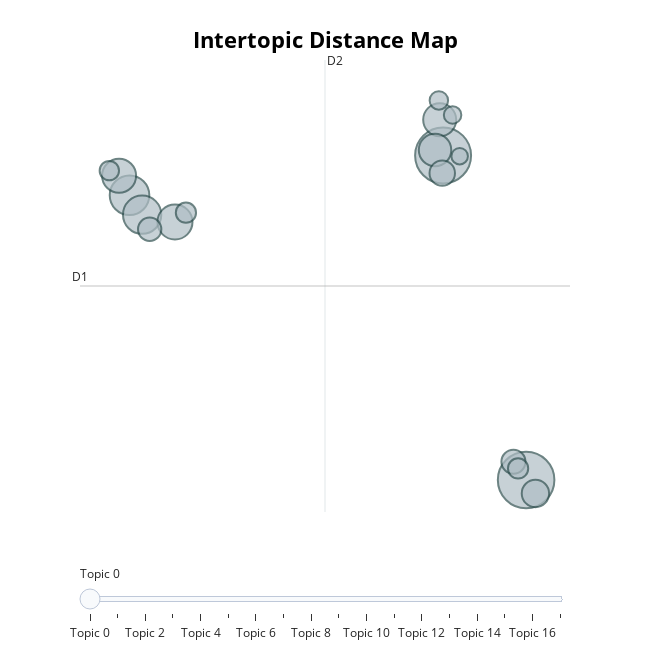

Notebook code cell kept with this figure:
### Markdown cell above
This graph shows the 2D representation of the clusters, where the y-axis is the first dimensionality and the x-axis the second dimensionality.

Use the slider to select a topic, which will then light up. Hovering over a topic will give the topic size and its label. If you hold and drag with your mouse pointer you can zoom into the map to analyze the cluster structure.

### Code cell
topic_model.visualize_topics(custom_labels=True)

### Figure 1 — Plotly figure (JSON) as saved in the notebook; plotly's stock layout.template omitted (floating-point values rounded to 4 significant figures)
{"data": [{"customdata": [[0, "Plastic Waste Recycling Solutions", 94], [1, "Industrial Heat Pump Integration", 92], [2, "Advanced Pyrolysis Biofuel Projects", 46], [3, "Sustainable Bioethanol Production Technology", 43], [4, "Innovative Water Treatment Membranes", 36], [5, "Sustainable Formic Acid Production", 34], [6, "Steel Production Pilot Project", 32], [7, "Energy-efficient spray drying innovations", 31], [8, "Concrete Recycling Innovations", 22], [9, "Energy Efficiency Software Development", 19], [10, "Circular Foam Materials Development", 17], [11, "Sustainable Bioaromatics Coatings", 16], [12, "Tire Recycling Innovations", 12], [13, "Energy-efficient spray drying processes", 12], [14, "Green Hydrogen Safety Standardization", 11], [15, "Innovation Roadmap for SME Efficiency", 10], [16, "Sustainable Metal Waste Processing", 9], [17, "Sustainable Coffee Roasting Technology", 8]], "hovertemplate": "<b>Topic %{customdata[0]}</b><br>%{customdata[1]}<br>Size: %{customdata[2]}", "legendgroup": "", "marker": {"color": "#B0BEC5", "line": {"color": "DarkSlateGrey", "width": 2}, "size": [94, 92, 46, 43, 36, 34, 32, 31, 22, 19, 17, 16, 12, 12, 11, 10, 9, 8], "sizemode": "area", "sizeref": 0.05875, "symbol": "circle"}, "mode": "markers", "name": "", "orientation": "v", "showlegend": false, "type": "scatter", "x": [7.154, 4.469, -5.671, -5.263, -4.201, -6.008, 4.359, 4.209, 7.455, 4.442, 6.744, -5.019, 6.895, -3.847, -6.324, 4.332, 4.776, 5.005], "xaxis": "x", "y": [-2.465, 4.804, 3.911, 3.478, 3.313, 4.348, 5.602, 4.926, -2.765, 4.407, -2.054, 3.152, -2.205, 3.522, 4.463, 6.035, 5.71, 4.786], "yaxis": "y"}], "layout": {"annotations": [{"showarrow": false, "text": "D1", "x": -7.272, "y": 1.88, "yshift": 10}, {"showarrow": false, "text": "D2", "x": 0.6503, "xshift": 10, "y": 6.941}], "height": 650, "hoverlabel": {"bgcolor": "white", "font": {"family": "Rockwell", "size": 16}}, "legend": {"itemsizing": "constant", "tracegroupgap": 0}, "margin": {"t": 60}, "shapes": [{"line": {"color": "#CFD8DC", "width": 2}, "type": "line", "x0": 0.6503, "x1": 0.6503, "y0": -3.18, "y1": 6.941}, {"line": {"color": "#9E9E9E", "width": 2}, "type": "line", "x0": -7.272, "x1": 8.573, "y0": 1.88, "y1": 1.88}], "sliders": [{"active": 0, "pad": {"t": 50}, "steps": [{"args": [{"marker.color": [["red", "#B0BEC5", "#B0BEC5", "#B0BEC5", "#B0BEC5", "#B0BEC5", "#B0BEC5", "#B0BEC5", "#B0BEC5", "#B0BEC5", "#B0BEC5", "#B0BEC5", "#B0BEC5", "#B0BEC5", "#B0BEC5", "#B0BEC5", "#B0BEC5", "#B0BEC5"]]}], "label": "Topic 0", "method": "update"}, {"args": [{"marker.color": [["#B0BEC5", "red", "#B0BEC5", "#B0BEC5", "#B0BEC5", "#B0BEC5", "#B0BEC5", "#B0BEC5", "#B0BEC5", "#B0BEC5", "#B0BEC5", "#B0BEC5", "#B0BEC5", "#B0BEC5", "#B0BEC5", "#B0BEC5", "#B0BEC5", "#B0BEC5"]]}], "label": "Topic 1", "method": "update"}, {"args": [{"marker.color": [["#B0BEC5", "#B0BEC5", "red", "#B0BEC5", "#B0BEC5", "#B0BEC5", "#B0BEC5", "#B0BEC5", "#B0BEC5", "#B0BEC5", "#B0BEC5", "#B0BEC5", "#B0BEC5", "#B0BEC5", "#B0BEC5", "#B0BEC5", "#B0BEC5", "#B0BEC5"]]}], "label": "Topic 2", "method": "update"}, {"args": [{"marker.color": [["#B0BEC5", "#B0BEC5", "#B0BEC5", "red", "#B0BEC5", "#B0BEC5", "#B0BEC5", "#B0BEC5", "#B0BEC5", "#B0BEC5", "#B0BEC5", "#B0BEC5", "#B0BEC5", "#B0BEC5", "#B0BEC5", "#B0BEC5", "#B0BEC5", "#B0BEC5"]]}], "label": "Topic 3", "method": "update"}, {"args": [{"marker.color": [["#B0BEC5", "#B0BEC5", "#B0BEC5", "#B0BEC5", "red", "#B0BEC5", "#B0BEC5", "#B0BEC5", "#B0BEC5", "#B0BEC5", "#B0BEC5", "#B0BEC5", "#B0BEC5", "#B0BEC5", "#B0BEC5", "#B0BEC5", "#B0BEC5", "#B0BEC5"]]}], "label": "Topic 4", "method": "update"}, {"args": [{"marker.color": [["#B0BEC5", "#B0BEC5", "#B0BEC5", "#B0BEC5", "#B0BEC5", "red", "#B0BEC5", "#B0BEC5", "#B0BEC5", "#B0BEC5", "#B0BEC5", "#B0BEC5", "#B0BEC5", "#B0BEC5", "#B0BEC5", "#B0BEC5", "#B0BEC5", "#B0BEC5"]]}], "label": "Topic 5", "method": "update"}, {"args": [{"marker.color": [["#B0BEC5", "#B0BEC5", "#B0BEC5", "#B0BEC5", "#B0BEC5", "#B0BEC5", "red", "#B0BEC5", "#B0BEC5", "#B0BEC5", "#B0BEC5", "#B0BEC5", "#B0BEC5", "#B0BEC5", "#B0BEC5", "#B0BEC5", "#B0BEC5", "#B0BEC5"]]}], "label": "Topic 6", "method": "update"}, {"args": [{"marker.color": [["#B0BEC5", "#B0BEC5", "#B0BEC5", "#B0BEC5", "#B0BEC5", "#B0BEC5", "#B0BEC5", "red", "#B0BEC5", "#B0BEC5", "#B0BEC5", "#B0BEC5", "#B0BEC5", "#B0BEC5", "#B0BEC5", "#B0BEC5", "#B0BEC5", "#B0BEC5"]]}], "label": "Topic 7", "method": "update"}, {"args": [{"marker.color": [["#B0BEC5", "#B0BEC5", "#B0BEC5", "#B0BEC5", "#B0BEC5", "#B0BEC5", "#B0BEC5", "#B0BEC5", "red", "#B0BEC5", "#B0BEC5", "#B0BEC5", "#B0BEC5", "#B0BEC5", "#B0BEC5", "#B0BEC5", "#B0BEC5", "#B0BEC5"]]}], "label": "Topic 8", "method": "update"}, {"args": [{"marker.color": [["#B0BEC5", "#B0BEC5", "#B0BEC5", "#B0BEC5", "#B0BEC5", "#B0BEC5", "#B0BEC5", "#B0BEC5", "#B0BEC5", "red", "#B0BEC5", "#B0BEC5", "#B0BEC5", "#B0BEC5", "#B0BEC5", "#B0BEC5", "#B0BEC5", "#B0BEC5"]]}], "label": "Topic 9", "method": "update"}, {"args": [{"marker.color": [["#B0BEC5", "#B0BEC5", "#B0BEC5", "#B0BEC5", "#B0BEC5", "#B0BEC5", "#B0BEC5", "#B0BEC5", "#B0BEC5", "#B0BEC5", "red", "#B0BEC5", "#B0BEC5", "#B0BEC5", "#B0BEC5", "#B0BEC5", "#B0BEC5", "#B0BEC5"]]}], "label": "Topic 10", "method": "update"}, {"args": [{"marker.color": [["#B0BEC5", "#B0BEC5", "#B0BEC5", "#B0BEC5", "#B0BEC5", "#B0BEC5", "#B0BEC5", "#B0BEC5", "#B0BEC5", "#B0BEC5", "#B0BEC5", "red", "#B0BEC5", "#B0BEC5", "#B0BEC5", "#B0BEC5", "#B0BEC5", "#B0BEC5"]]}], "label": "Topic 11", "method": "update"}, {"args": [{"marker.color": [["#B0BEC5", "#B0BEC5", "#B0BEC5", "#B0BEC5", "#B0BEC5", "#B0BEC5", "#B0BEC5", "#B0BEC5", "#B0BEC5", "#B0BEC5", "#B0BEC5", "#B0BEC5", "red", "#B0BEC5", "#B0BEC5", "#B0BEC5", "#B0BEC5", "#B0BEC5"]]}], "label": "Topic 12", "method": "update"}, {"args": [{"marker.color": [["#B0BEC5", "#B0BEC5", "#B0BEC5", "#B0BEC5", "#B0BEC5", "#B0BEC5", "#B0BEC5", "#B0BEC5", "#B0BEC5", "#B0BEC5", "#B0BEC5", "#B0BEC5", "#B0BEC5", "red", "#B0BEC5", "#B0BEC5", "#B0BEC5", "#B0BEC5"]]}], "label": "Topic 13", "method": "update"}, {"args": [{"marker.color": [["#B0BEC5", "#B0BEC5", "#B0BEC5", "#B0BEC5", "#B0BEC5", "#B0BEC5", "#B0BEC5", "#B0BEC5", "#B0BEC5", "#B0BEC5", "#B0BEC5", "#B0BEC5", "#B0BEC5", "#B0BEC5", "red", "#B0BEC5", "#B0BEC5", "#B0BEC5"]]}], "label": "Topic 14", "method": "update"}, {"args": [{"marker.color": [["#B0BEC5", "#B0BEC5", "#B0BEC5", "#B0BEC5", "#B0BEC5", "#B0BEC5", "#B0BEC5", "#B0BEC5", "#B0BEC5", "#B0BEC5", "#B0BEC5", "#B0BEC5", "#B0BEC5", "#B0BEC5", "#B0BEC5", "red", "#B0BEC5", "#B0BEC5"]]}], "label": "Topic 15", "method": "update"}, {"args": [{"marker.color": [["#B0BEC5", "#B0BEC5", "#B0BEC5", "#B0BEC5", "#B0BEC5", "#B0BEC5", "#B0BEC5", "#B0BEC5", "#B0BEC5", "#B0BEC5", "#B0BEC5", "#B0BEC5", "#B0BEC5", "#B0BEC5", "#B0BEC5", "#B0BEC5", "red", "#B0BEC5"]]}], "label": "Topic 16", "method": "update"}, {"args": [{"marker.color": [["#B0BEC5", "#B0BEC5", "#B0BEC5", "#B0BEC5", "#B0BEC5", "#B0BEC5", "#B0BEC5", "#B0BEC5", "#B0BEC5", "#B0BEC5", "#B0BEC5", "#B0BEC5", "#B0BEC5", "#B0BEC5", "#B0BEC5", "#B0BEC5", "#B0BEC5", "red"]]}], "label": "Topic 17", "method": "update"}]}], "title": {"font": {"color": "Black", "size": 22}, "text": "<b>Intertopic Distance Map</b>", "x": 0.5, "xanchor": "center", "y": 0.95, "yanchor": "top"}, "width": 650, "xaxis": {"anchor": "y", "domain": [0, 1], "range": [-7.272, 8.573], "title": {"text": ""}, "visible": false}, "yaxis": {"anchor": "x", "domain": [0, 1], "range": [-3.18, 6.941], "title": {"text": ""}, "visible": false}}}
